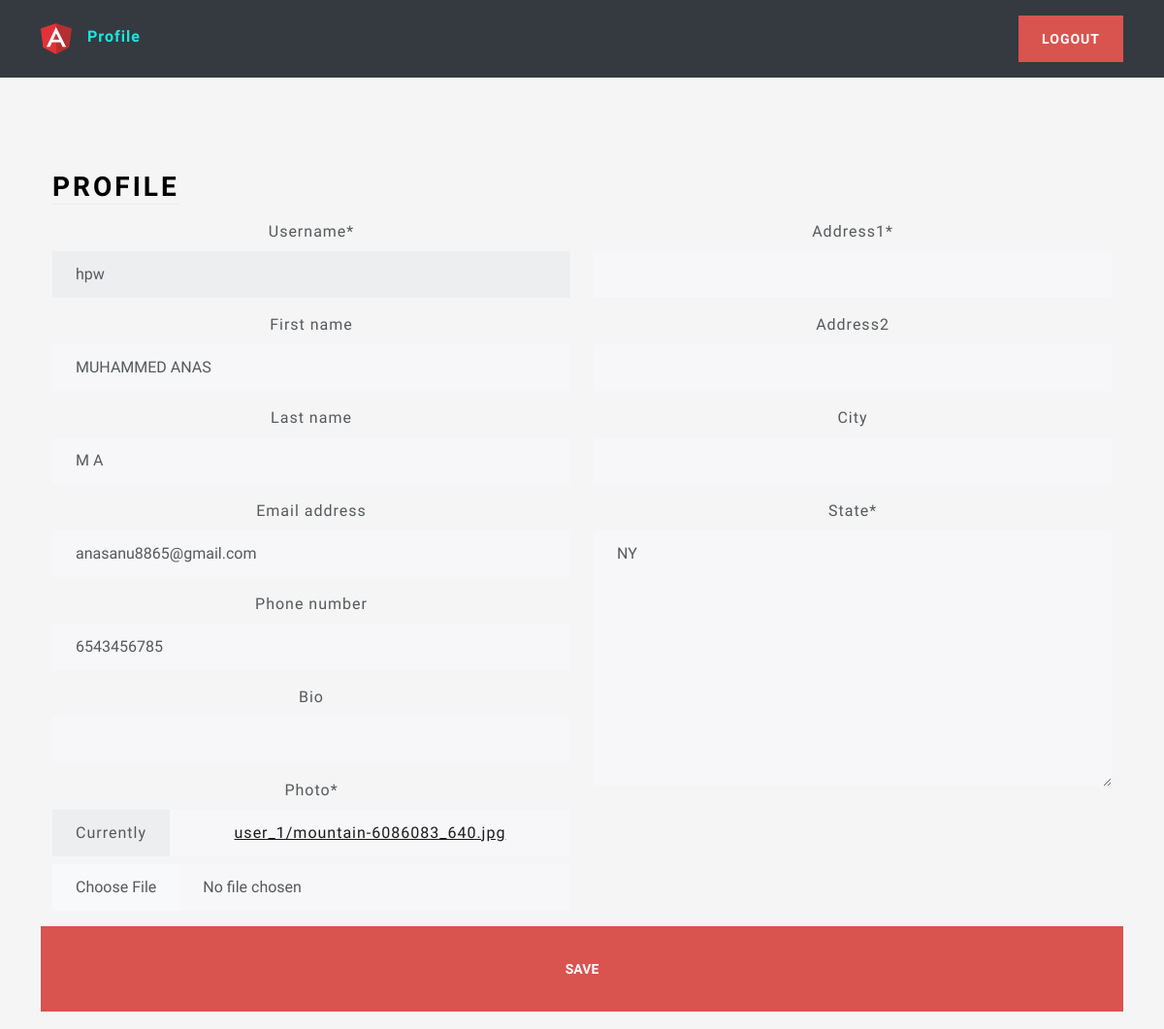
/profile/ (signed in, upper part), run on an earlier commit of the app's database.
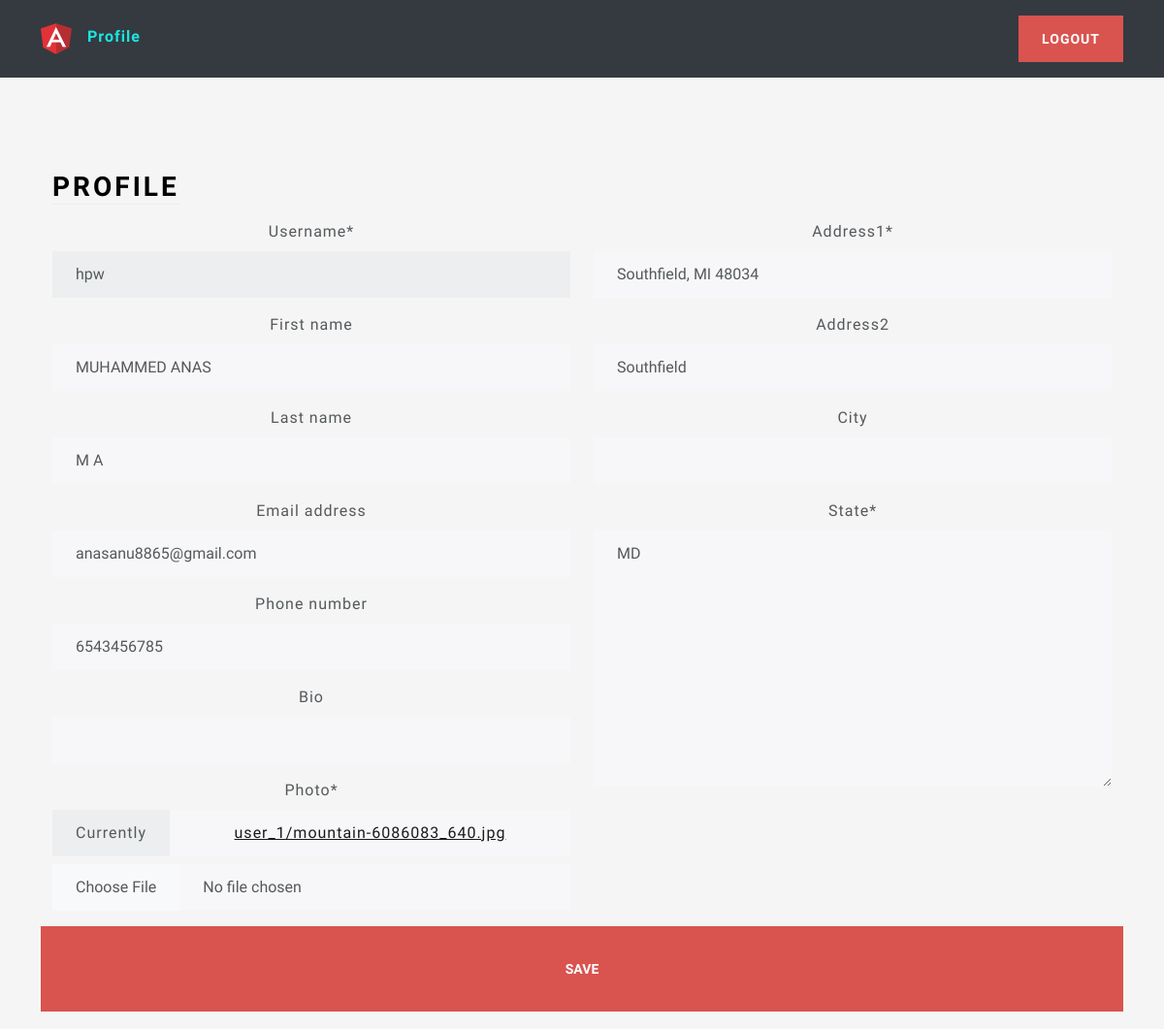
And on a later commit of the database.
### users/models.py (models this page shows, shortened)
class Location(models.Model):
    address1 = models.CharField(max_length=200,blank=True)
    address2 = models.CharField(max_length=200, blank=True)
    city = models.CharField(max_length=100, blank=True)
    state = USStateField(default='NY')

### users/views.py (the view, shortened to what this page needs)
# urls.py: path('profile/', ProfileView.as_view(), name='profile')
class ProfileView(View):
    def get(self, request):
        user_listing = Listing.objects.filter(seller = request.user.profile)
        liked_listings = LikedListing.objects.filter(profile=request.user.profile).all()
        user_form = UserForm(instance=request.user)
        profile_form = ProfileForm(instance=request.user.profile)
        location_form = LocationForms(instance=request.user.profile.location)
        return render(request, 'views/profile.html',{'user_form':user_form,
                                                     'profile_form':profile_form,
                                                     'location_form':location_form,
                                                     'user_listing':user_listing,
                                                     'liked_listings':liked_listings})

### users/forms.py
class UserForm(forms.ModelForm):
    username = forms.CharField(disabled=True)
    class Meta:
        model = User
        fields = {'username','first_name','last_name','email'}
    def __init__(self, *args, **kwargs):
        super().__init__(*args, **kwargs)
        self.order_fields(['username','first_name','last_name','email'])

class ProfileForm(forms.ModelForm):
    class Meta:
        photo = forms.ImageField(widget=CustomPictureImageFieldWidget)
        model = Profile
        fields = {'photo','bio','phone_number'}

### users/templates/views/profile.html (shortened to what this page needs)
{% extends 'base/base.html' %}
{% load static %}
{% load crispy_forms_tags %}
{% block 'body' %}
<div class="container-fluid text-center py-5">
    <div class="container px-4 py-5" id="hanging-icons">
        <div class="row g-4">
            <div class="col d-flex align-items-start">
                <div>
                    <h2 class="mb-3 border-bottom" style="color: black">Profile</h2>
                </div>
            </div>
        </div>
        <form action="" method="post" enctype="multipart/form-data">
            <div class="row">
                <div class="col-6">
                    {{ user_form|crispy }}
                    {{ profile_form|crispy }}
                </div>
                <div class="col-6">
                    {{ location_form|crispy }}
                </div>
                <br>
                <button class="btn btn-lg btn-danger" type="submit" value="Submit">Save</button>
            </div>
        </form>
    </div>
</div>
{% endblock %}

What changed in the data, as far as the page shows it:
changed Location: address1 (not shown) → "Southfield, MI 48034"; address2 (not shown) → "Southfield"; state "NY" → "MD"
